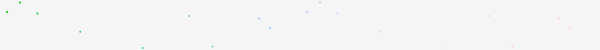
Frame 1 (no input)
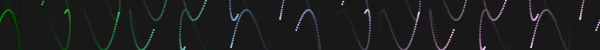
Frame 60 (no input)
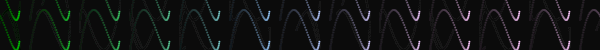
Frame 120 (the mouse pressed at the canvas centre since frame 60)

The p5.js sketch that drew these frames (run headless with seeded random() and noise() and a simulated clock; from frame 60 on, the mouse is pressed at the canvas centre):

// p5.js sketch
// ── sketch.js
// Code from https://p5js.org/examples/interaction-wavemaker.html

function setup() {
  createCanvas(600, 50);
  noStroke();
  fill(40, 300, 40);
}

function draw() {
 background(10, 10); // translucent background (creates trails)
  i = 0
  j = 0
  // make a x and y grid of ellipses
  for (let x = 0; x <= width; x = x + 50) {
    for (let y = 0; y <= height; y = y + 30) {
      // starting point of each circle depends on mouse position
      const xAngle = map(mouseX, 0, width, -4 * PI, 4 * PI, true);
      const yAngle = map(mouseY, 0, height, -4 * PI, 4 * PI, true);
      // and also varies based on the particle's location
      const angle = xAngle * (x / width) + yAngle * (y / height);

      // each particle moves in a circle
      let t = frameCount * 0.008;
      const myX = x + 20 * cos(2 * PI * t + angle);
      const myY = y + 20 * sin(5 * PI * t + angle);
      
      fill(j, 200, i);
      circle(myX, myY, 2); // draw particle
    }
    i = i + 50
    j = j + 30
  }
}
